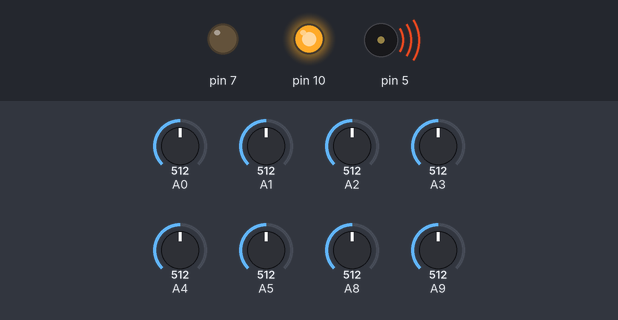
Simulated run of this sketch. Board: Arduino Uno, built for the host (arithmetic inside an expression is 32-bit, double 64-bit). Parts: output pins drawn as LEDs (lit = HIGH), buzzer (waves = sounding). Inputs (shaded band) come from the test bench; at power-on: A0 = 512, A1 = 512, A2 = 512, A3 = 512, A4 = 512, A5 = 512, A8 = 512, A9 = 512. The local clock reads 2024-03-15 10:24:30 at power-on unless the sketch sets it; storage starts empty; what the sketch prints to the serial monitor is not drawn.

Above: at 0.1 s.
At 0.6 s:
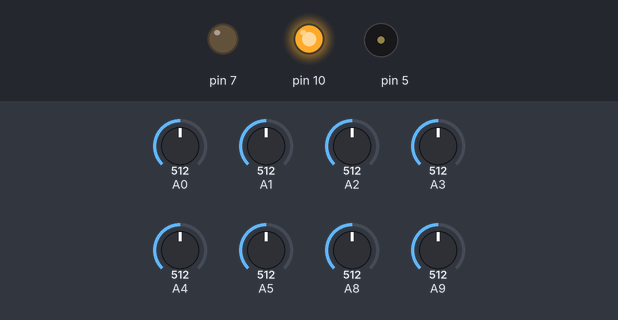
Timing chart, 0 to 2.1 s (numbered marks = the images above):
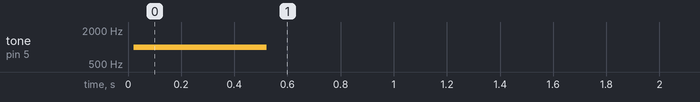

Measured:
- by itself, tone on pin 5: silent → 1000 Hz at 0.02 s, → silent 0.50 s later

The sketch:

Bee4Exp_Susnjari_April2019_ETRAN.ino
```cpp
#include <SPI.h>
#include <SD.h>
#include <DS3231.h>

DS3231  rtc(SDA, SCL);
File myfile;

const int chipSelect = 4;
unsigned long duration_alg1=0;

char file_name[] = "susnjari.TXT";
char extension[] = "TXT";

char delay_var = 0;

String dataString = "";

String inputString = "";         // a String to hold incoming data
bool stringComplete = false;  // whether the string is complete

char k =0;

void setup()
{
pinMode(10, OUTPUT);
digitalWrite(10, HIGH);

pinMode(7, OUTPUT);
digitalWrite(7, LOW);

rtc.begin();
 Serial.begin(115200);
 while (!Serial)
  {
    ;
  }

 dataString = "";
 dataString += rtc.getDateStr();
 dataString += " ";
 dataString += rtc.getTimeStr();
 dataString += " ";
if (!SD.begin(chipSelect))
  {
    pinMode(5, OUTPUT);
    tone(5, 1000);
    delay(500);
    noTone(5);
    //return;
  }

 unsigned char addr = 0;
 unsigned char value;
    pinMode(5, OUTPUT);
    tone(5, 1000);
    delay(500);
    noTone(5);
//Serial.println(dataString);
}

void loop()
{
if (stringComplete)
{
  if (inputString.equals("**\r\n"))
  {
    Serial.println("Read file");
    // clear the string:
    inputString = "";
    stringComplete = false;
     myfile = SD.open(file_name);
  if (myfile)
  {
    Serial.println("Read bee4exp.txt");

    // read all the text written on the file
    while (myfile.available())
    {
      Serial.write(myfile.read());
    }
    // close the file:
    myfile.close();
  } else
  {
    Serial.println("error opening the text file!");
  }
  }
  if (inputString.equals("delete\r\n"))
  {
    myfile.close();
  if(SD.remove(file_name))
  {
  Serial.println("file has been deleted,please reset device (it is in while (1) loop)!");
    while(1);
  }
  }
}
  delay_var = 2;
  duration_alg1 = micros();
  //dataString = "";
    //INPUTS
  dataString += String(analogRead(0)); //A0
  dataString += " "; delay(delay_var);
  dataString += String(analogRead(1)); //A1
  dataString += " "; delay(delay_var);
  dataString += String(analogRead(2)); //A2
  dataString += " "; delay(delay_var);
  dataString += String(analogRead(3)); //A3
  dataString += " "; delay(delay_var);
    //OUTPUTS
  dataString += String(analogRead(4)); //A4
  dataString += " "; delay(delay_var);
  dataString += String(analogRead(5));//A5
  dataString += " ";delay(delay_var);
  dataString += String(analogRead(8)); //A6
  dataString += " "; delay(delay_var);
  dataString += String(analogRead(9));//A7
  dataString += " ";
  File dataFile = SD.open(file_name, FILE_WRITE);
  if (dataFile)
  {
    dataFile.println(dataString);
    dataFile.close();
  }
  else
  {
    pinMode(5, OUTPUT);
    tone(5, 1000);
    delay(500);
    noTone(5);
  }
 Serial.println(dataString);

  duration_alg1 = micros() - duration_alg1;

  dataString = "";
  dataString += String(duration_alg1/1000);
  dataString += " ";
}
void serialEvent() {
  while (Serial.available()) {
    // get the new byte:
    char inChar = (char)Serial.read();
    // add it to the inputString:
    inputString = inChar;
    // if the incoming character is a newline, set a flag so the main loop can
    // do something about it:
    if (inChar == '\n') {
      stringComplete = true;
    }
  }
}
```
